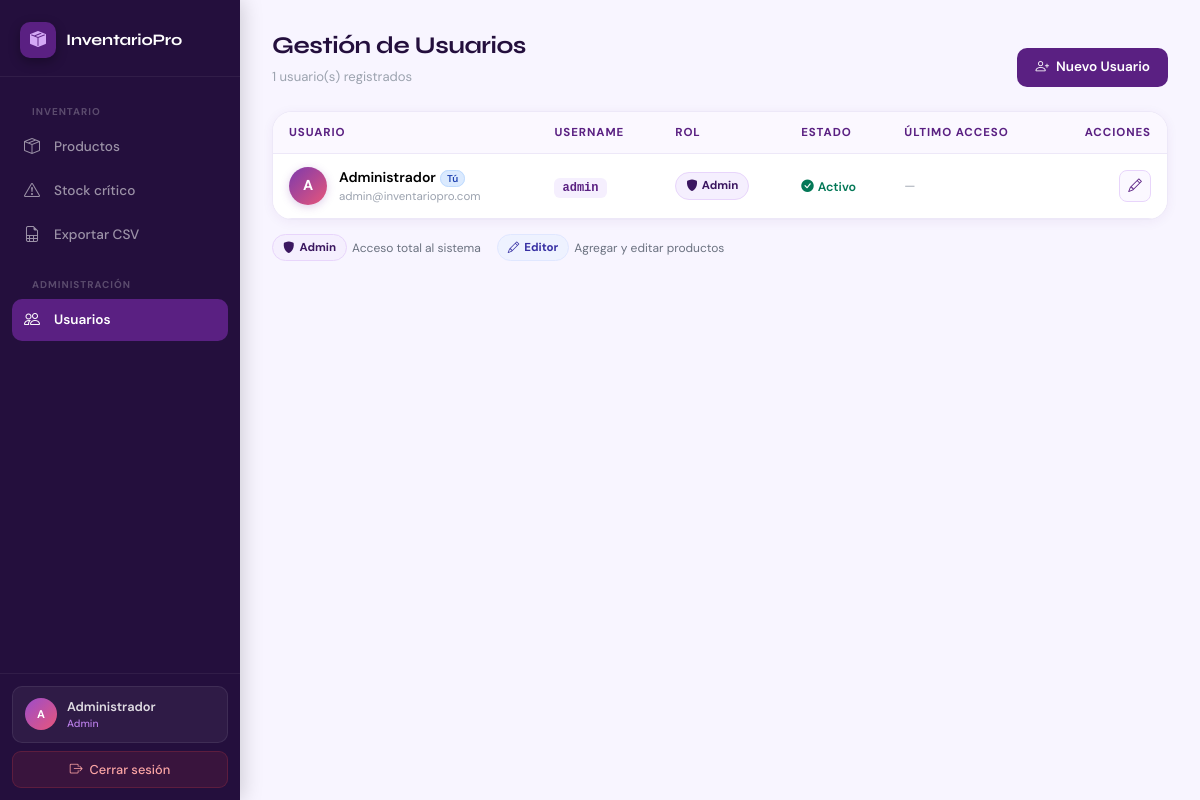
The app's page /controller/UsuariosController.php (signed in) with its own data.
### tables this page shows
CREATE TABLE IF NOT EXISTS usuarios (
    id            INT AUTO_INCREMENT PRIMARY KEY,
    nombre        VARCHAR(100)  NOT NULL,
    email         VARCHAR(150)  NOT NULL UNIQUE,
    username      VARCHAR(50)   NOT NULL UNIQUE,
    password_hash VARCHAR(255)  NOT NULL,
    rol           ENUM('admin','editor') NOT NULL DEFAULT 'editor',
    activo        TINYINT(1)    NOT NULL DEFAULT 1,
    ultimo_acceso TIMESTAMP     NULL,
    fecha_reg     TIMESTAMP     DEFAULT CURRENT_TIMESTAMP,
    actualizado   TIMESTAMP     DEFAULT CURRENT_TIMESTAMP ON UPDATE CURRENT_TIMESTAMP
);

### controller/UsuariosController.php (called while the page is built, shortened)
<?php
require_once __DIR__ . '/../model/UsuarioModel.php';
require_once __DIR__ . '/../auth.php';
$usuario = usuario_actual();
$usuarios = listarUsuarios();
require_once __DIR__ . '/../view/UsuariosView.php';
?>

### auth.php (called while the page is built, shortened)
<?php
function usuario_actual(): array {
    return [
        'id'     => $_SESSION['usuario_id']     ?? null,
        'nombre' => $_SESSION['usuario_nombre'] ?? 'Invitado',
        'rol'    => $_SESSION['usuario_rol']    ?? 'editor',
        'email'  => $_SESSION['usuario_email']  ?? '',
    ];
}

### model/UsuarioModel.php (called while the page is built, shortened)
<?php
function listarUsuarios(): array {
    $pdo = conectar();
    return $pdo->query("SELECT * FROM usuarios ORDER BY rol, nombre")->fetchAll();
}
?>

### view/UsuariosView.php (the view, shortened to what this page needs)
<!DOCTYPE html>
<html lang="es">
<head>
    <link href="https://cdn.jsdelivr.net/npm/bootstrap@5.3.3/dist/css/bootstrap.min.css" rel="stylesheet">
    <link href="https://cdn.jsdelivr.net/npm/bootstrap-icons@1.11.3/font/bootstrap-icons.min.css" rel="stylesheet">
</head>
<body>
<aside class="sidebar">
    <a href="../controller/IndexController.php" class="sidebar-brand">
        <div class="sidebar-brand-icon"><i class="bi bi-box-seam-fill"></i></div>
        <span class="sidebar-brand-name">InventarioPro</span>
    </a>
    <nav class="sidebar-nav">
        <div class="sidebar-section">Inventario</div>
        <a href="../controller/IndexController.php" class="nav-item">
            <i class="bi bi-box-seam"></i> Productos
        </a>
        <a href="../controller/IndexController.php?stock=critico" class="nav-item">
            <i class="bi bi-exclamation-triangle"></i> Stock crítico
        </a>
        <a href="../controller/ExportarController.php" class="nav-item">
            <i class="bi bi-file-earmark-spreadsheet"></i> Exportar CSV
        </a>
        <div class="sidebar-section">Administración</div>
        <a href="../controller/UsuariosController.php" class="nav-item active">
            <i class="bi bi-people"></i> Usuarios
        </a>
    </nav>
    <div class="sidebar-footer">
        <div class="user-block">
            <div class="user-avatar"><?= strtoupper(mb_substr($usuario['nombre'],0,1)) ?></div>
            <div class="user-info">
                <div class="user-name"><?= htmlspecialchars($usuario['nombre']) ?></div>
                <div class="user-role"><?= ucfirst($usuario['rol']) ?></div>
            </div>
        </div>
        <a href="../controller/LogoutController.php" class="btn-logout">
            <i class="bi bi-box-arrow-right"></i> Cerrar sesión
        </a>
    </div>
</aside>
<div class="main-wrapper">
<div class="main-content">
    <div class="page-header">
        <div>
            <div class="page-title">Gestión de Usuarios</div>
            <div class="page-sub"><?= count($usuarios) ?> usuario(s) registrados</div>
        </div>
        <button class="btn-primary-plum" data-bs-toggle="modal" data-bs-target="#modalCrear">
            <i class="bi bi-person-plus"></i> Nuevo Usuario
        </button>
    </div>
    <div class="table-card">
        <div class="table-responsive">
            <table class="table table-hover mb-0">
                <thead>
                    <tr><th>Usuario</th><th>Username</th><th>Rol</th><th>Estado</th><th>Último acceso</th><th style="text-align:right">Acciones</th></tr>
                </thead>
                <tbody>
                <?php foreach ($usuarios as $u): ?>
                    <tr>
                        <td>
                            <div class="user-cell">
                                <div class="avatar-lg"><?= strtoupper(mb_substr($u['nombre'],0,1)) ?></div>
                                <div>
                                    <div class="u-name"><?= htmlspecialchars($u['nombre']) ?><?php if($u['id']==$usuario['id']): ?><span class="you-tag ms-1">Tú</span><?php endif; ?></div>
                                    <div class="u-email"><?= htmlspecialchars($u['email']) ?></div>
                                </div>
                            </div>
                        </td>
                        <td><span class="ucode"><?= htmlspecialchars($u['username']) ?></span></td>
                        <td><?php if($u['rol']==='admin'): ?><span class="role-badge r-admin"><i class="bi bi-shield-fill"></i>Admin</span><?php else: ?><span class="role-badge r-editor"><i class="bi bi-pencil"></i>Editor</span><?php endif; ?></td>
                        <td><?php if($u['activo']): ?><span class="st-badge st-ok"><i class="bi bi-check-circle-fill"></i>Activo</span><?php else: ?><span class="st-badge st-no"><i class="bi bi-x-circle-fill"></i>Inactivo</span><?php endif; ?></td>
                        <td style="color:#9ca3af;font-size:.8rem"><?= $u['ultimo_acceso'] ? date('d/m/Y H:i',strtotime($u['ultimo_acceso'])) : '—' ?></td>
                        <td>
                            <div style="display:flex;gap:4px;justify-content:flex-end">
                                <button class="btn-icon btn-edit" title="Editar" data-bs-toggle="modal" data-bs-target="#modalEditar" data-id="<?=$u['id']?>" data-nombre="<?=htmlspecialchars($u['nombre'])?>" data-email="<?=htmlspecialchars($u['email'])?>" data-username="<?=htmlspecialchars($u['username'])?>" data-rol="<?=$u['rol']?>" data-activo="<?=$u['activo']?>"><i class="bi bi-pencil"></i></button>
                            </div>
                        </td>
                    </tr>
                <?php endforeach; ?>
                </tbody>
            </table>
        </div>
    </div>
    <div class="role-legend">
        <span><span class="role-badge r-admin"><i class="bi bi-shield-fill"></i>Admin</span> Acceso total al sistema</span>
        <span><span class="role-badge r-editor"><i class="bi bi-pencil"></i>Editor</span> Agregar y editar productos</span>
    </div>
</div>
</div>
</body>
</html>

### records on screen
usuarios: nombre "A", nombre "Administrador", rol "Admin", shows "Tú", email "admin@inventariopro.com", username "admin", activo 1 (drawn)

### other values on screen
count($usuarios) "1"
